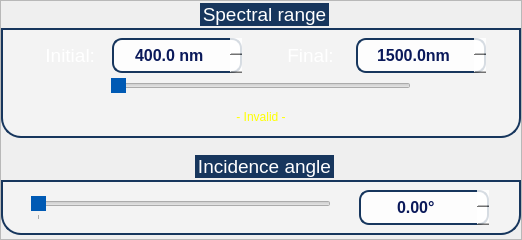
                   <widget class="QFrame" name="frame_12">
                    <property name="sizePolicy">
                     <sizepolicy hsizetype="Preferred" vsizetype="Preferred">
                      <horstretch>0</horstretch>
                      <verstretch>0</verstretch>
                     </sizepolicy>
                    </property>
                    <property name="minimumSize">
                     <size>
                      <width>520</width>
                      <height>240</height>
                     </size>
                    </property>
                    <property name="maximumSize">
                     <size>
                      <width>530</width>
                      <height>250</height>
                     </size>
                    </property>
                    <property name="frameShape">
                     <enum>QFrame::StyledPanel</enum>
                    </property>
                    <property name="frameShadow">
                     <enum>QFrame::Raised</enum>
                    </property>
                    <layout class="QVBoxLayout" name="verticalLayout_23">
                     <property name="spacing">
                      <number>0</number>
                     </property>
                     <property name="leftMargin">
                      <number>0</number>
                     </property>
                     <property name="topMargin">
                      <number>0</number>
                     </property>
                     <property name="rightMargin">
                      <number>0</number>
                     </property>
                     <property name="bottomMargin">
                      <number>0</number>
                     </property>
                     <item>
                      <widget class="QGroupBox" name="Spectral_range_2">
                       <property name="sizePolicy">
                        <sizepolicy hsizetype="Preferred" vsizetype="Fixed">
                         <horstretch>0</horstretch>
                         <verstretch>0</verstretch>
                        </sizepolicy>
                       </property>
                       <property name="minimumSize">
                        <size>
                         <width>520</width>
                         <height>130</height>
                        </size>
                       </property>
                       <property name="maximumSize">
                        <size>
                         <width>520</width>
                         <height>135</height>
                        </size>
                       </property>
                       <property name="font">
                        <font>
                         <family>Ubuntu</family>
                         <pointsize>14</pointsize>
                         <italic>false</italic>
                         <bold>false</bold>
                        </font>
                       </property>
                       <property name="styleSheet">
                        <string notr="true">
QGroupBox  {
	font: 14pt &quot;Ubuntu&quot;;
	background-color: rgba(255, 255, 255,70);
    border: 2px solid;
    border-color: #FF17365D;
    margin-top: 25px;
	margin-bottom: 0px;
    border-bottom-left-radius: 20px;
	border-bottom-right-radius: 20px;
}

QGroupBox::title  {
    subcontrol-origin: margin;
    subcontrol-position: top center;
    padding: 5px 8000px 5px 8000px;
    background-color: #FF17365D;
    color: rgb(255, 255, 255);
}
</string>
                       </property>
                       <property name="title">
                        <string>Spectral range</string>
                       </property>
                       <property name="alignment">
                        <set>Qt::AlignLeading|Qt::AlignLeft|Qt::AlignTop</set>
                       </property>
                       <property name="checked">
                        <bool>false</bool>
                       </property>
                       <layout class="QVBoxLayout" name="verticalLayout_24">
                        <property name="spacing">
                         <number>0</number>
                        </property>
                        <property name="leftMargin">
                         <number>0</number>
                        </property>
                        <property name="topMargin">
                         <number>8</number>
                        </property>
                        <property name="rightMargin">
                         <number>0</number>
                        </property>
                        <property name="bottomMargin">
                         <number>0</number>
                        </property>
                        <item>
                         <layout class="QHBoxLayout" name="horizontalLayout_32">
                          <property name="spacing">
                           <number>5</number>
                          </property>
                          <item>
                           <spacer name="horizontalSpacer_50">
                            <property name="orientation">
                             <enum>Qt::Horizontal</enum>
                            </property>
                            <property name="sizeType">
                             <enum>QSizePolicy::Fixed</enum>
                            </property>
                            <property name="sizeHint" stdset="0">
                             <size>
                              <width>20</width>
                              <height>20</height>
                             </size>
                            </property>
                           </spacer>
                          </item>
                          <item>
                           <widget class="QLabel" name="label_23">
                            <property name="minimumSize">
                             <size>
                              <width>50</width>
                              <height>0</height>
                             </size>
                            </property>
                            <property name="maximumSize">
                             <size>
                              <width>60</width>
                              <height>25</height>
                             </size>
                            </property>
                            <property name="font">
                             <font>
                              <family>Ubuntu</family>
                              <pointsize>14</pointsize>
                              <italic>false</italic>
                              <bold>false</bold>
                             </font>
                            </property>
                            <property name="layoutDirection">
                             <enum>Qt::RightToLeft</enum>
                            </property>
                            <property name="styleSheet">
                             <string notr="true">font: 14pt &quot;Ubuntu&quot;;
</string>
                            </property>
                            <property name="text">
                             <string>&lt;html&gt;&lt;head/&gt;&lt;body&gt;&lt;p&gt;&lt;span style=&quot; color:#ffffff;&quot;&gt;Initial:&lt;/span&gt;&lt;/p&gt;&lt;/body&gt;&lt;/html&gt;</string>
                            </property>
                            <property name="alignment">
                             <set>Qt::AlignRight|Qt::AlignTrailing|Qt::AlignVCenter</set>
                            </property>
                           </widget>
                          </item>
                          <item>
                           <widget class="QDoubleSpinBox" name="a1_2">
                            <property name="sizePolicy">
                             <sizepolicy hsizetype="Minimum" vsizetype="Fixed">
                              <horstretch>0</horstretch>
                              <verstretch>0</verstretch>
                             </sizepolicy>
                            </property>
                            <property name="minimumSize">
                             <size>
                              <width>120</width>
                              <height>30</height>
                             </size>
                            </property>
                            <property name="maximumSize">
                             <size>
                              <width>130</width>
                              <height>35</height>
                             </size>
                            </property>
                            <property name="font">
                             <font>
                              <family>Ubuntu</family>
                              <pointsize>12</pointsize>
                              <italic>false</italic>
                              <bold>true</bold>
                             </font>
                            </property>
                            <property name="styleSheet">
                             <string notr="true">
QDoubleSpinBox
{
color: rgb(10, 25, 90);
font: 700 12pt &quot;Ubuntu&quot;;
border: 2px solid;
border-color: #FF17365D;
background-color: rgba(255, 255, 255,210);
border-radius:10px;
}

QDoubleSpinBox::up-button
{
    border-left-width: 1px;
    border-left-color: darkgray;
    border-left-style: solid; /* just a single line */
    border-top-right-radius: 3px; /* same radius as the QComboBox */
    border-bottom-right-radius: 3px;
	image: url(:/icons/icons/arrow-up.png);
	width: 25;
}
QDoubleSpinBox::down-button
{
    border-left-width: 1px;
    border-left-color: darkgray;
    border-left-style: solid; /* just a single line */
    border-top-right-radius: 3px; /* same radius as the QComboBox */
    border-bottom-right-radius: 3px;
	image: url(:/icons/icons/arrow-down.png);
	width: 25;
}</string>
                            </property>
                            <property name="wrapping">
                             <bool>true</bool>
                            </property>
                            <property name="frame">
                             <bool>false</bool>
                            </property>
                            <property name="alignment">
                             <set>Qt::AlignCenter</set>
                            </property>
                            <property name="buttonSymbols">
                             <enum>QAbstractSpinBox::UpDownArrows</enum>
                            </property>
                            <property name="accelerated">
                             <bool>true</bool>
                            </property>
                            <property name="suffix">
                             <string> nm</string>
                            </property>
                            <property name="decimals">
                             <number>1</number>
                            </property>
                            <property name="minimum">
                             <double>400.000000000000000</double>
                            </property>
                            <property name="maximum">
                             <double>1800.000000000000000</double>
                            </property>
                            <property name="singleStep">
                             <double>0.100000000000000</double>
                            </property>
                           </widget>
                          </item>
                          <item>
                           <spacer name="horizontalSpacer_51">
                            <property name="orientation">
                             <enum>Qt::Horizontal</enum>
                            </property>
                            <property name="sizeType">
                             <enum>QSizePolicy::Fixed</enum>
                            </property>
                            <property name="sizeHint" stdset="0">
                             <size>
                              <width>20</width>
                              <height>20</height>
                             </size>
                            </property>
                           </spacer>
                          </item>
                          <item>
                           <widget class="QLabel" name="label_24">
                            <property name="minimumSize">
                             <size>
                              <width>50</width>
                              <height>0</height>
                             </size>
                            </property>
                            <property name="maximumSize">
                             <size>
                              <width>60</width>
                              <height>25</height>
                             </size>
                            </property>
                            <property name="font">
                             <font>
                              <family>Ubuntu</family>
                              <pointsize>14</pointsize>
                              <italic>false</italic>
                              <bold>false</bold>
                             </font>
                            </property>
                            <property name="layoutDirection">
                             <enum>Qt::RightToLeft</enum>
                            </property>
                            <property name="styleSheet">
                             <string notr="true">font: 14pt &quot;Ubuntu&quot;;</string>
                            </property>
                            <property name="text">
                             <string>&lt;html&gt;&lt;head/&gt;&lt;body&gt;&lt;p&gt;&lt;span style=&quot; color:#ffffff;&quot;&gt;Final: &lt;/span&gt;&lt;/p&gt;&lt;/body&gt;&lt;/html&gt;</string>
                            </property>
                            <property name="alignment">
                             <set>Qt::AlignRight|Qt::AlignTrailing|Qt::AlignVCenter</set>
                            </property>
                           </widget>
                          </item>
                          <item>
                           <widget class="QDoubleSpinBox" name="a2_2">
                            <property name="sizePolicy">
                             <sizepolicy hsizetype="Minimum" vsizetype="Fixed">
                              <horstretch>0</horstretch>
                              <verstretch>0</verstretch>
                             </sizepolicy>
                            </property>
                            <property name="minimumSize">
                             <size>
                              <width>120</width>
                              <height>30</height>
                             </size>
                            </property>
                            <property name="maximumSize">
                             <size>
                              <width>130</width>
                              <height>35</height>
                             </size>
                            </property>
                            <property name="font">
                             <font>
                              <family>Ubuntu</family>
                              <pointsize>12</pointsize>
                              <italic>false</italic>
                              <bold>true</bold>
                             </font>
                            </property>
                            <property name="styleSheet">
                             <string notr="true">
QDoubleSpinBox
{
color: rgb(10, 25, 90);
font: 700 12pt &quot;Ubuntu&quot;;
border: 2px solid;
border-color: #FF17365D;
background-color: rgba(255, 255, 255,210);
border-radius:10px;
}

QDoubleSpinBox::up-button
{
    border-left-width: 1px;
    border-left-color: darkgray;
    border-left-style: solid; /* just a single line */
    border-top-right-radius: 3px; /* same radius as the QComboBox */
    border-bottom-right-radius: 3px;
	image: url(:/icons/icons/arrow-up.png);
	width: 25;
}
QDoubleSpinBox::down-button
{
    border-left-width: 1px;
    border-left-color: darkgray;
    border-left-style: solid; /* just a single line */
    border-top-right-radius: 3px; /* same radius as the QComboBox */
    border-bottom-right-radius: 3px;
	image: url(:/icons/icons/arrow-down.png);
	width: 25;
}</string>
                            </property>
                            <property name="wrapping">
                             <bool>true</bool>
                            </property>
                            <property name="frame">
                             <bool>false</bool>
                            </property>
                            <property name="alignment">
                             <set>Qt::AlignCenter</set>
                            </property>
                            <property name="buttonSymbols">
                             <enum>QAbstractSpinBox::UpDownArrows</enum>
                            </property>
                            <property name="accelerated">
                             <bool>true</bool>
                            </property>
                            <property name="suffix">
                             <string>nm</string>
                            </property>
                            <property name="decimals">
                             <number>1</number>
                            </property>
                            <property name="minimum">
                             <double>401.000000000000000</double>
                            </property>
                            <property name="maximum">
                             <double>1800.000000000000000</double>
                            </property>
                            <property name="singleStep">
                             <double>0.100000000000000</double>
                            </property>
                            <property name="value">
                             <double>1500.000000000000000</double>
                            </property>
                           </widget>
                          </item>
                          <item>
                           <spacer name="horizontalSpacer_52">
                            <property name="orientation">
                             <enum>Qt::Horizontal</enum>
                            </property>
                            <property name="sizeType">
                             <enum>QSizePolicy::Fixed</enum>
                            </property>
                            <property name="sizeHint" stdset="0">
                             <size>
                              <width>20</width>
                              <height>20</height>
                             </size>
                            </property>
                           </spacer>
                          </item>
                         </layout>
                        </item>
                        <item>
                         <layout class="QHBoxLayout" name="horizontalLayout_33">
                          <item>
                           <spacer name="horizontalSpacer_53">
                            <property name="orientation">
                             <enum>Qt::Horizontal</enum>
                            </property>
                            <property name="sizeHint" stdset="0">
                             <size>
                              <width>40</width>
                              <height>20</height>
                             </size>
                            </property>
                           </spacer>
                          </item>
                          <item>
                           <widget class="QSlider" name="wavw_slider">
                            <property name="minimumSize">
                             <size>
                              <width>300</width>
                              <height>25</height>
                             </size>
                            </property>
                            <property name="maximumSize">
                             <size>
                              <width>16777215</width>
                              <height>25</height>
                             </size>
                            </property>
                            <property name="styleSheet">
                             <string notr="true">
QSlider::handle:horizontal {
	background-color: rgb(0,90,180);
    width:64px;
    height:64px;
}

</string>
                            </property>
                            <property name="minimum">
                             <number>40</number>
                            </property>
                            <property name="maximum">
                             <number>150</number>
                            </property>
                            <property name="orientation">
                             <enum>Qt::Horizontal</enum>
                            </property>
                           </widget>
                          </item>
                          <item>
                           <spacer name="horizontalSpacer_54">
                            <property name="orientation">
                             <enum>Qt::Horizontal</enum>
                            </property>
                            <property name="sizeHint" stdset="0">
                             <size>
                              <width>40</width>
                              <height>20</height>
                             </size>
                            </property>
                           </spacer>
                          </item>
                         </layout>
                        </item>
                        <item>
                         <widget class="QLabel" name="label_25">
                          <property name="styleSheet">
                           <string notr="true">font: 14pt &quot;Ubuntu&quot;;
</string>
                          </property>
                          <property name="text">
                           <string>&lt;html&gt;&lt;head/&gt;&lt;body&gt;&lt;p&gt;&lt;span style=&quot; color:#ffff01;&quot;&gt;- Invalid -&lt;/span&gt;&lt;/p&gt;&lt;/body&gt;&lt;/html&gt;</string>
                          </property>
                          <property name="alignment">
                           <set>Qt::AlignCenter</set>
                          </property>
                         </widget>
                        </item>
                       </layout>
                      </widget>
                     </item>
                     <item>
                      <spacer name="verticalSpacer_23">
                       <property name="orientation">
                        <enum>Qt::Vertical</enum>
                       </property>
                       <property name="sizeType">
                        <enum>QSizePolicy::Fixed</enum>
                       </property>
                       <property name="sizeHint" stdset="0">
                        <size>
                         <width>20</width>
                         <height>15</height>
                        </size>
                       </property>
                      </spacer>
                     </item>
                     <item>
                      <widget class="QGroupBox" name="wavelength_incident_2">
                       <property name="minimumSize">
                        <size>
                         <width>510</width>
                         <height>80</height>
                        </size>
                       </property>
                       <property name="maximumSize">
                        <size>
                         <width>520</width>
                         <height>80</height>
                        </size>
                       </property>
                       <property name="font">
                        <font>
                         <family>Ubuntu</family>
                         <pointsize>14</pointsize>
                         <italic>false</italic>
                         <bold>false</bold>
                        </font>
                       </property>
                       <property name="styleSheet">
                        <string notr="true">/*{font: 14pt &quot;Ubuntu&quot;;
color: rgb(255, 255, 255);
	background-color: rgba(255, 255, 255,20);
}*/

QGroupBox  {
	background-color: rgba(255, 255, 255,70);
	font: 14pt &quot;Ubuntu&quot;;
    border: 2px solid;
    border-color: #FF17365D;
    margin-top: 25px;
    border-bottom-left-radius: 20px;
	border-bottom-right-radius: 20px;
}

QGroupBox::title  {
    subcontrol-origin: margin;
    subcontrol-position: top center;
    padding: 5px 8000px 5px 8000px;
    background-color: #FF17365D;
    color: rgb(255, 255, 255);
}

</string>
                       </property>
                       <property name="title">
                        <string>Incidence angle</string>
                       </property>
                       <property name="alignment">
                        <set>Qt::AlignLeading|Qt::AlignLeft|Qt::AlignTop</set>
                       </property>
                       <property name="checked">
                        <bool>false</bool>
                       </property>
                       <layout class="QHBoxLayout" name="horizontalLayout_34">
                        <property name="spacing">
                         <number>0</number>
                        </property>
                        <property name="leftMargin">
                         <number>0</number>
                        </property>
                        <property name="topMargin">
                         <number>0</number>
                        </property>
                        <property name="rightMargin">
                         <number>0</number>
                        </property>
                        <property name="bottomMargin">
                         <number>0</number>
                        </property>
                        <item>
                         <spacer name="horizontalSpacer_55">
                          <property name="orientation">
                           <enum>Qt::Horizontal</enum>
                          </property>
                          <property name="sizeType">
                           <enum>QSizePolicy::Fixed</enum>
                          </property>
                          <property name="sizeHint" stdset="0">
                           <size>
                            <width>15</width>
                            <height>17</height>
                           </size>
                          </property>
                         </spacer>
                        </item>
                        <item>
                         <widget class="QSlider" name="angle_Slider">
                          <property name="sizePolicy">
                           <sizepolicy hsizetype="Fixed" vsizetype="Fixed">
                            <horstretch>0</horstretch>
                            <verstretch>0</verstretch>
                           </sizepolicy>
                          </property>
                          <property name="minimumSize">
                           <size>
                            <width>300</width>
                            <height>25</height>
                           </size>
                          </property>
                          <property name="maximumSize">
                           <size>
                            <width>16777215</width>
                            <height>25</height>
                           </size>
                          </property>
                          <property name="styleSheet">
                           <string notr="true">QSlider::handle:horizontal {
	background-color: rgb(0,90,180);
    width:64px;
    height:64px;
}

</string>
                          </property>
                          <property name="maximum">
                           <number>90</number>
                          </property>
                          <property name="orientation">
                           <enum>Qt::Horizontal</enum>
                          </property>
                          <property name="tickPosition">
                           <enum>QSlider::TicksBelow</enum>
                          </property>
                          <property name="tickInterval">
                           <number>100</number>
                          </property>
                         </widget>
                        </item>
                        <item>
                         <spacer name="horizontalSpacer_56">
                          <property name="orientation">
                           <enum>Qt::Horizontal</enum>
                          </property>
                          <property name="sizeType">
                           <enum>QSizePolicy::Fixed</enum>
                          </property>
                          <property name="sizeHint" stdset="0">
                           <size>
                            <width>15</width>
                            <height>17</height>
                           </size>
                          </property>
                         </spacer>
                        </item>
                        <item>
                         <widget class="QDoubleSpinBox" name="angle_incidence">
                          <property name="sizePolicy">
                           <sizepolicy hsizetype="Minimum" vsizetype="Preferred">
                            <horstretch>0</horstretch>
                            <verstretch>0</verstretch>
                           </sizepolicy>
                          </property>
                          <property name="minimumSize">
                           <size>
                            <width>130</width>
                            <height>30</height>
                           </size>
                          </property>
                          <property name="maximumSize">
                           <size>
                            <width>130</width>
                            <height>35</height>
                           </size>
                          </property>
                          <property name="font">
                           <font>
                            <family>Ubuntu</family>
                            <pointsize>12</pointsize>
                            <italic>false</italic>
                            <bold>true</bold>
                           </font>
                          </property>
                          <property name="styleSheet">
                           <string notr="true">
QDoubleSpinBox
{
color: rgb(10, 25, 90);
font: 700 12pt &quot;Ubuntu&quot;;
border: 2px solid;
border-color: #FF17365D;
background-color: rgba(255, 255, 255,210);
border-radius:10px;
}

QDoubleSpinBox::up-button
{
    border-left-width: 1px;
    border-left-color: darkgray;
    border-left-style: solid; /* just a single line */
    border-top-right-radius: 3px; /* same radius as the QComboBox */
    border-bottom-right-radius: 3px;
	image: url(:/icons/icons/arrow-up.png);
	width: 25;
}
QDoubleSpinBox::down-button
{
    border-left-width: 1px;
    border-left-color: darkgray;
    border-left-style: solid; /* just a single line */
    border-top-right-radius: 3px; /* same radius as the QComboBox */
    border-bottom-right-radius: 3px;
	image: url(:/icons/icons/arrow-down.png);
	width: 25;
}</string>
                          </property>
                          <property name="wrapping">
                           <bool>true</bool>
                          </property>
                          <property name="frame">
                           <bool>false</bool>
                          </property>
                          <property name="alignment">
                           <set>Qt::AlignCenter</set>
                          </property>
                          <property name="buttonSymbols">
                           <enum>QAbstractSpinBox::UpDownArrows</enum>
                          </property>
                          <property name="accelerated">
                           <bool>true</bool>
                          </property>
                          <property name="suffix">
                           <string>°</string>
                          </property>
                          <property name="decimals">
                           <number>2</number>
                          </property>
                          <property name="minimum">
                           <double>0.000000000000000</double>
                          </property>
                          <property name="maximum">
                           <double>90.000000000000000</double>
                          </property>
                          <property name="singleStep">
                           <double>0.010000000000000</double>
                          </property>
                          <property name="value">
                           <double>0.000000000000000</double>
                          </property>
                         </widget>
                        </item>
                        <item>
                         <spacer name="horizontalSpacer_57">
                          <property name="orientation">
                           <enum>Qt::Horizontal</enum>
                          </property>
                          <property name="sizeType">
                           <enum>QSizePolicy::Fixed</enum>
                          </property>
                          <property name="sizeHint" stdset="0">
                           <size>
                            <width>15</width>
                            <height>20</height>
                           </size>
                          </property>
                         </spacer>
                        </item>
                       </layout>
                      </widget>
                     </item>
                    </layout>
                   </widget>
